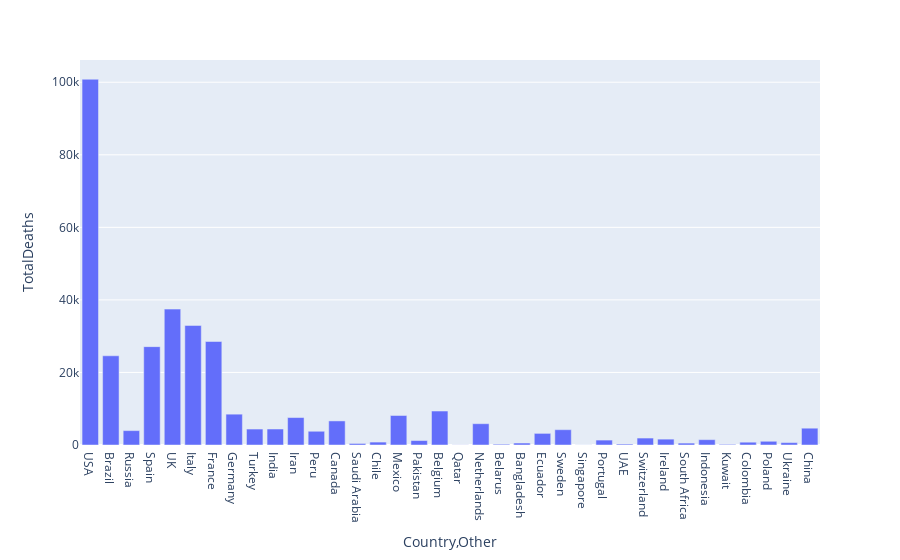

The notebook cell saved with this chart:
### Markdown cell above
Number of deaths in countries with more than 20,000 Corona Virus cases

### Code cell
fig1 = px.bar(df_cases_20000,x="Country,Other",y="TotalDeaths")
fig1.show()

### Figure 1 — Plotly figure (JSON) as saved in the notebook; plotly's stock layout.template omitted (floating-point values rounded to 4 significant figures)
{"data": [{"alignmentgroup": "True", "hoverlabel": {"namelength": 0}, "hovertemplate": "Country,Other=%{x}<br>TotalDeaths=%{y}", "legendgroup": "", "marker": {"color": "#636efa"}, "name": "", "offsetgroup": "", "orientation": "v", "showlegend": false, "textposition": "auto", "type": "bar", "x": ["USA", "Brazil", "Russia", "Spain", "UK", "Italy", "France", "Germany", "Turkey", "India", "Iran", "Peru", "Canada", "Saudi Arabia", "Chile", "Mexico", "Pakistan", "Belgium", "Qatar", "Netherlands", "Belarus", "Bangladesh", "Ecuador", "Sweden", "Singapore", "Portugal", "UAE", "Switzerland", "Ireland", "South Africa", "Indonesia", "Kuwait", "Colombia", "Poland", "Ukraine", "China"], "xaxis": "x", "y": [100825, 24593, 3968, 27117, 37460, 32955, 28530, 8498, 4397, 4406, 7564, 3788, 6639, 425, 806, 8134, 1225, 9364, 30, 5871, 214, 544, 3203, 4220, 23, 1356, 253, 1917, 1615, 524, 1473, 175, 776, 1025, 658, 4634], "yaxis": "y"}], "layout": {"barmode": "relative", "legend": {"tracegroupgap": 0}, "margin": {"t": 60}, "xaxis": {"anchor": "y", "domain": [0, 1], "title": {"text": "Country,Other"}}, "yaxis": {"anchor": "x", "domain": [0, 1], "title": {"text": "TotalDeaths"}}}}
